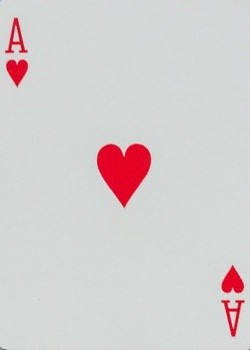
#> input picture Resources/aceCard.jpg, 250 x 350 px
$ python 'flip image.py'
#> lines starting #> are read from the running program, lines starting #| are printed output that depends on the picture
import cv2

# Read the image
img = cv2.imread('Resources/aceCard.jpg')
#> img is the input picture: shape (350, 250, 3); mean B, G, R 207.3, 207, 212.4

# flip an image
imgInvert = cv2.flip(img, 0)
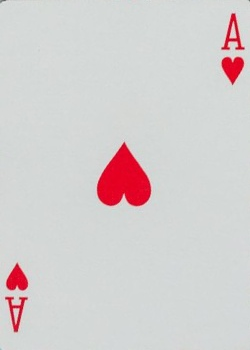
#> imgInvert: shape (350, 250, 3); mean B, G, R 207.3, 207, 212.4

# show the image
cv2.imshow("Original Output", img)
cv2.imshow("Flipped Output", imgInvert)
cv2.waitKey(0)
